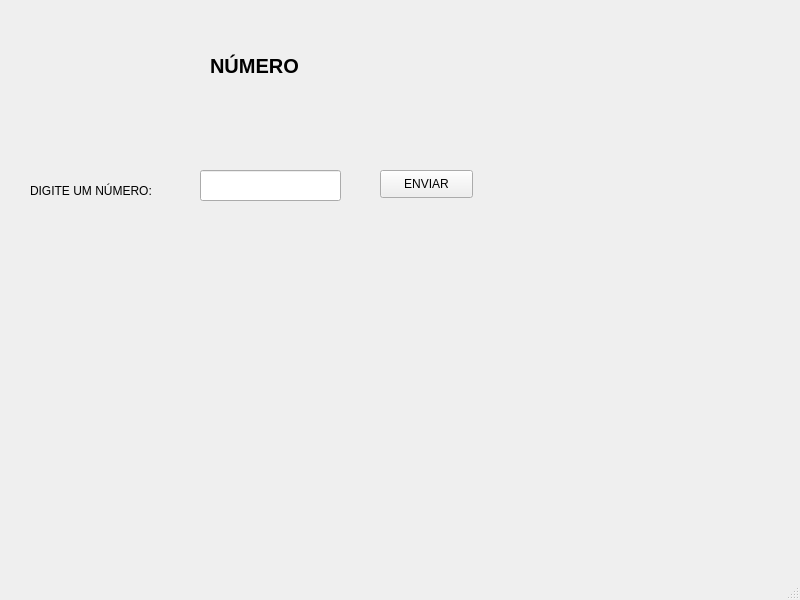
<?xml version="1.0" encoding="UTF-8"?>
<ui version="4.0">
 <class>MainWindow</class>
 <widget class="QMainWindow" name="MainWindow">
  <property name="geometry">
   <rect>
    <x>0</x>
    <y>0</y>
    <width>800</width>
    <height>600</height>
   </rect>
  </property>
  <property name="windowTitle">
   <string>MainWindow</string>
  </property>
  <widget class="QWidget" name="centralwidget">
   <widget class="QLineEdit" name="lineEditNum">
    <property name="geometry">
     <rect>
      <x>200</x>
      <y>170</y>
      <width>141</width>
      <height>31</height>
     </rect>
    </property>
   </widget>
   <widget class="QLabel" name="label_num">
    <property name="geometry">
     <rect>
      <x>30</x>
      <y>170</y>
      <width>151</width>
      <height>41</height>
     </rect>
    </property>
    <property name="text">
     <string>DIGITE UM NÚMERO:</string>
    </property>
   </widget>
   <widget class="QLabel" name="label_titulo">
    <property name="geometry">
     <rect>
      <x>210</x>
      <y>40</y>
      <width>161</width>
      <height>51</height>
     </rect>
    </property>
    <property name="font">
     <font>
      <pointsize>15</pointsize>
      <weight>75</weight>
      <bold>true</bold>
     </font>
    </property>
    <property name="text">
     <string>NÚMERO</string>
    </property>
   </widget>
   <widget class="QPushButton" name="pushButtonEnviar">
    <property name="geometry">
     <rect>
      <x>380</x>
      <y>170</y>
      <width>93</width>
      <height>28</height>
     </rect>
    </property>
    <property name="text">
     <string>ENVIAR</string>
    </property>
   </widget>
   <widget class="QLabel" name="labelResult">
    <property name="geometry">
     <rect>
      <x>60</x>
      <y>250</y>
      <width>401</width>
      <height>111</height>
     </rect>
    </property>
    <property name="font">
     <font>
      <pointsize>12</pointsize>
      <weight>75</weight>
      <bold>true</bold>
     </font>
    </property>
    <property name="text">
     <string/>
    </property>
   </widget>
  </widget>
  <widget class="QMenuBar" name="menubar">
   <property name="geometry">
    <rect>
     <x>0</x>
     <y>0</y>
     <width>800</width>
     <height>26</height>
    </rect>
   </property>
  </widget>
  <widget class="QStatusBar" name="statusbar"/>
 </widget>
 <resources/>
 <connections/>
</ui>
